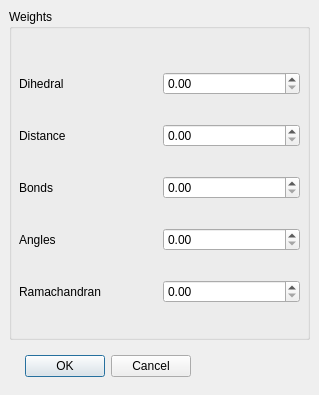
<?xml version="1.0" encoding="UTF-8"?>
<ui version="4.0">
 <class>fr_othersettings_dlg</class>
 <widget class="QDialog" name="fr_othersettings_dlg">
  <property name="geometry">
   <rect>
    <x>0</x>
    <y>0</y>
    <width>319</width>
    <height>395</height>
   </rect>
  </property>
  <property name="windowTitle">
   <string>Other Settings</string>
  </property>
  <widget class="QDialogButtonBox" name="buttonBox">
   <property name="geometry">
    <rect>
     <x>-150</x>
     <y>350</y>
     <width>341</width>
     <height>32</height>
    </rect>
   </property>
   <property name="orientation">
    <enum>Qt::Horizontal</enum>
   </property>
   <property name="standardButtons">
    <set>QDialogButtonBox::Cancel|QDialogButtonBox::Ok</set>
   </property>
  </widget>
  <widget class="QGroupBox" name="groupBox">
   <property name="geometry">
    <rect>
     <x>9</x>
     <y>9</y>
     <width>301</width>
     <height>331</height>
    </rect>
   </property>
   <property name="title">
    <string>Weights</string>
   </property>
   <widget class="QWidget" name="gridLayoutWidget">
    <property name="geometry">
     <rect>
      <x>10</x>
      <y>40</y>
      <width>281</width>
      <height>281</height>
     </rect>
    </property>
    <layout class="QGridLayout" name="gridLayout">
     <item row="0" column="1">
      <widget class="QDoubleSpinBox" name="dsb_fastrelaxparams_dihedral_cst_weight"/>
     </item>
     <item row="1" column="0">
      <widget class="QLabel" name="label_2">
       <property name="text">
        <string>Distance</string>
       </property>
      </widget>
     </item>
     <item row="2" column="0">
      <widget class="QLabel" name="label_3">
       <property name="text">
        <string>Bonds</string>
       </property>
      </widget>
     </item>
     <item row="0" column="0">
      <widget class="QLabel" name="label">
       <property name="text">
        <string>Dihedral</string>
       </property>
      </widget>
     </item>
     <item row="4" column="0">
      <widget class="QLabel" name="label_5">
       <property name="text">
        <string>Ramachandran</string>
       </property>
      </widget>
     </item>
     <item row="3" column="0">
      <widget class="QLabel" name="label_4">
       <property name="text">
        <string>Angles</string>
       </property>
      </widget>
     </item>
     <item row="1" column="1">
      <widget class="QDoubleSpinBox" name="dsb_fastrelaxparams_distance_cst_weight"/>
     </item>
     <item row="2" column="1">
      <widget class="QDoubleSpinBox" name="dsb_fastrelaxparams_bond_cst_weight"/>
     </item>
     <item row="3" column="1">
      <widget class="QDoubleSpinBox" name="dsb_fastrelaxparams_angle_cst_weight"/>
     </item>
     <item row="4" column="1">
      <widget class="QDoubleSpinBox" name="dsb_fastrelaxparams_ramachandran_cst_weight"/>
     </item>
    </layout>
   </widget>
  </widget>
 </widget>
 <resources/>
 <connections>
  <connection>
   <sender>buttonBox</sender>
   <signal>accepted()</signal>
   <receiver>fr_othersettings_dlg</receiver>
   <slot>accept()</slot>
   <hints>
    <hint type="sourcelabel">
     <x>248</x>
     <y>254</y>
    </hint>
    <hint type="destinationlabel">
     <x>157</x>
     <y>274</y>
    </hint>
   </hints>
  </connection>
  <connection>
   <sender>buttonBox</sender>
   <signal>rejected()</signal>
   <receiver>fr_othersettings_dlg</receiver>
   <slot>reject()</slot>
   <hints>
    <hint type="sourcelabel">
     <x>316</x>
     <y>260</y>
    </hint>
    <hint type="destinationlabel">
     <x>286</x>
     <y>274</y>
    </hint>
   </hints>
  </connection>
 </connections>
</ui>
